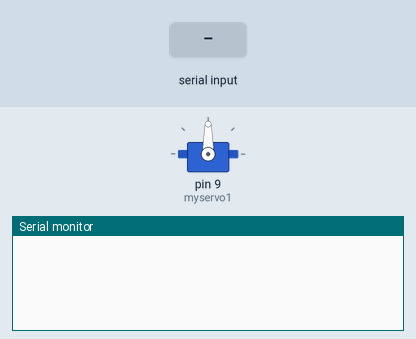
Simulated run of this sketch. Board: Arduino Uno, built with avr-gcc and run on an emulated ATmega328P. Shown: servo, the last lines printed to the serial monitor. The test bench sets the inputs (shaded band).

Above: at 1.2 s.
1.3 s: "1" received over Serial
At 2.3 s:
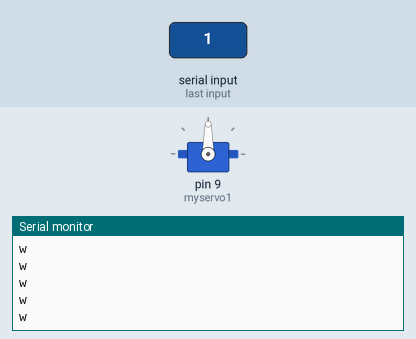
3.2 s: "2" received over Serial
At 3.7 s:
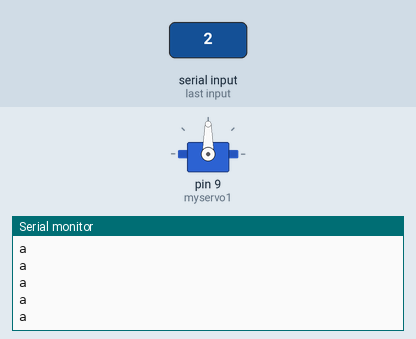
5.1 s: "3" received over Serial
At 6.0 s:
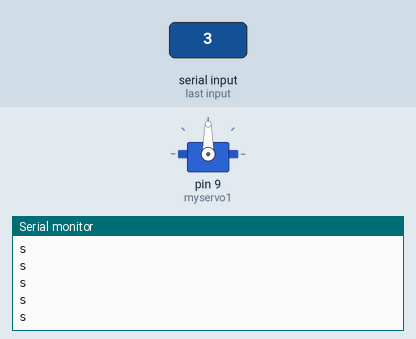

Measured:
- after the input at 1.3 s, the serial monitor: prints a new line at once (image 1)
- after the input at 3.2 s, the serial monitor: prints a new line after 0.07 s (image 2)
- after the input at 5.1 s, the serial monitor: prints a new line after 0.07 s (image 3)

The sketch:

sketch_jan15a.ino
```cpp
#include <Servo.h>
int datafromUser=0;
Servo myservo1;

void setup() {
  Serial.begin(9600);
  myservo1.attach(9);
}

void loop() {
  if(Serial.available() > 0)
  {
    datafromUser=Serial.read();
  }

  if(datafromUser == '1')
  {
    Serial.println('w');
  }
  else if(datafromUser == '2')
  {
    Serial.println('a');
  }
  else if(datafromUser == '3')
  {
    Serial.println('s');
  }
  else if(datafromUser == '4')
  {
    Serial.println('d');
  }

}
```
